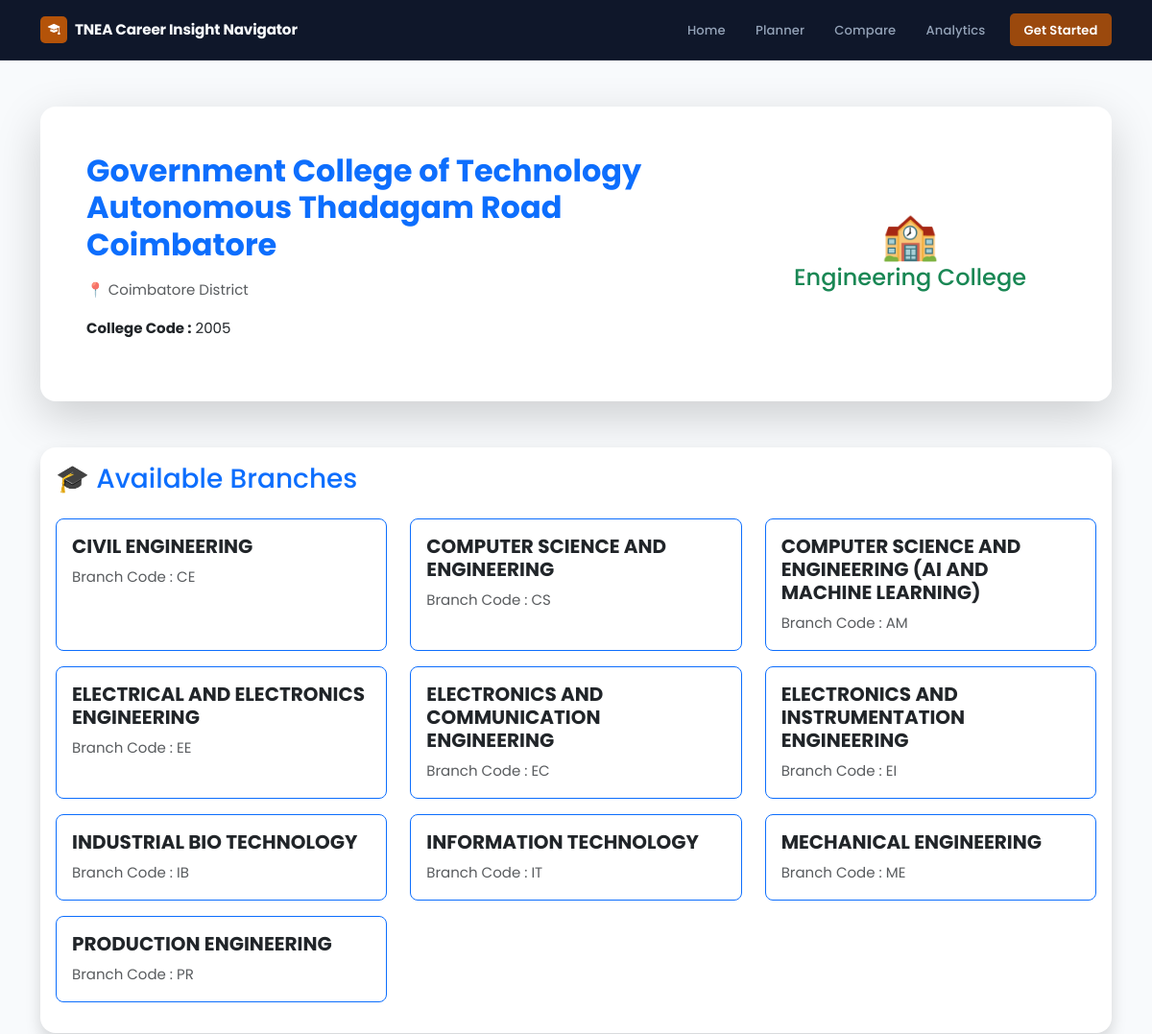
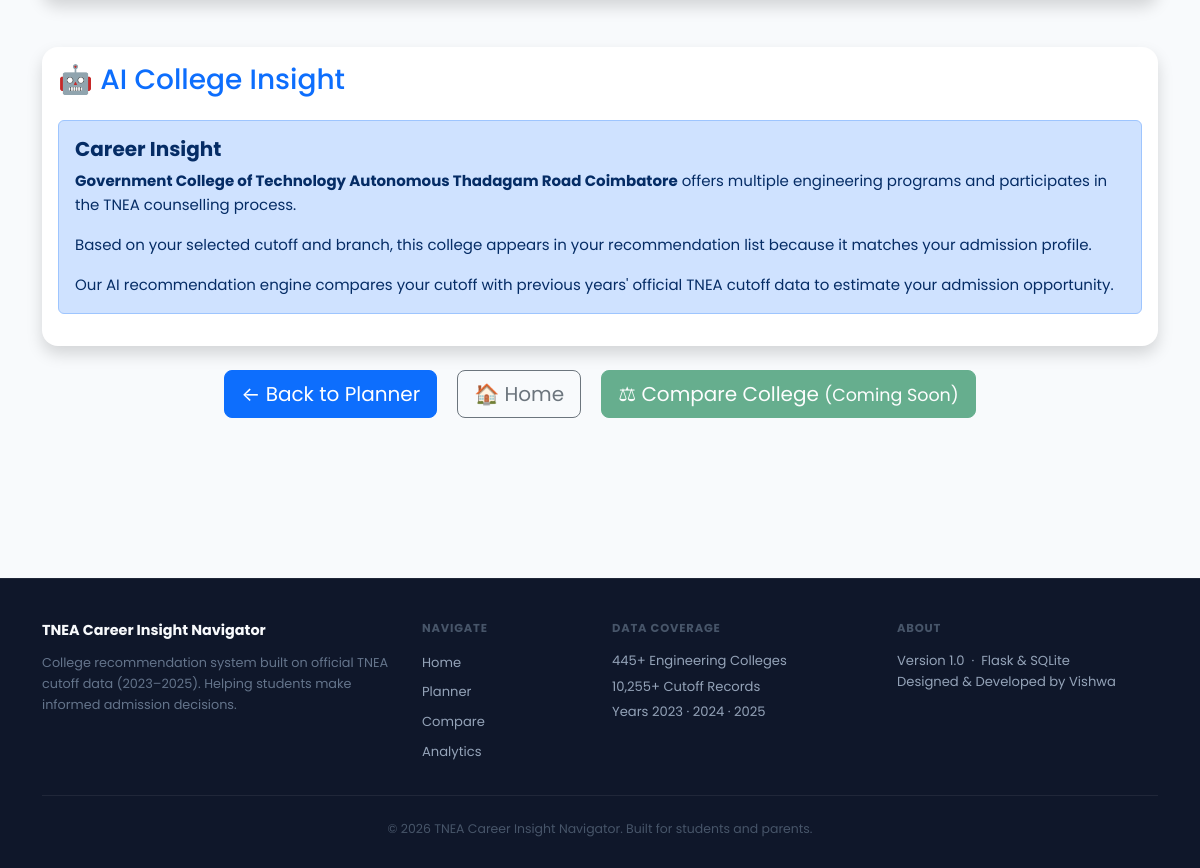
Screenshot of /college/2005 with the database file from the repository (2 pictures, top to bottom).
### tables this page shows
CREATE TABLE "colleges" (
"college_code" INTEGER,
  "college_name" TEXT,
  "district" TEXT,
  "college_type" TEXT
);

CREATE TABLE "branches" (
"college_code" INTEGER,
  "branch_code" TEXT,
  "branch_name" TEXT
);

### app.py (the view)
@app.route("/college/<int:college_code>")
def college_details(college_code):
    college = get_college_details(college_code)
    if college is None:
        return "College Not Found", 404
    branches = get_college_branches(college_code)
    return render_template(
        "college.html",
        college=college,
        branches=branches
    )

### models/database.py (called while the page is built)
def get_connection():
    conn = sqlite3.connect(DB_PATH)
    conn.row_factory = sqlite3.Row
    return conn

def get_college_details(college_code):
    conn = get_connection()
    cursor = conn.cursor()
    cursor.execute("""

        SELECT *

        FROM colleges

        WHERE college_code = ?

    """, (college_code,))
    college = cursor.fetchone()
    conn.close()
    return college

def get_college_branches(college_code):
    conn = get_connection()
    cursor = conn.cursor()
    cursor.execute("""

        SELECT

            branch_code,
            branch_name

        FROM branches

        WHERE college_code = ?

        ORDER BY branch_name

    """, (college_code,))
    branches = cursor.fetchall()
    conn.close()
    return branches

### templates/college.html (shortened to what this page needs)
{% extends "base.html" %}
{% block content %}
<div class="container py-5">
    <div class="row">
        <div class="col-lg-12">
            <div class="card shadow-lg border-0 rounded-4">
                <div class="card-body p-5">
                    <div class="row align-items-center">
                        <div class="col-lg-8">
                            <h2 class="fw-bold text-primary">
                                {{ college.college_name }}
                            </h2>
                            <p class="text-muted mt-3">
                                📍 {{ college.district }}
                            </p>
                            <p>
                                <strong>College Code :</strong>
                                {{ college.college_code }}
                            </p>
                        </div>
                        <div class="col-lg-4 text-center">
                            <div class="display-5">
                                🏫
                            </div>
                            <h4 class="text-success">
                                Engineering College
                            </h4>
                        </div>
                    </div>
                </div>
            </div>
        </div>
    </div>
    <div class="row mt-5">
        <div class="col-lg-12">
            <div class="card shadow border-0 rounded-4">
                <div class="card-body">
                    <h3 class="text-primary mb-4">
                        🎓 Available Branches
                    </h3>
                    <div class="row">
                        {% for branch in branches %}
                        <div class="col-md-6 col-lg-4 mb-3">
                            <div class="card h-100 border-primary">
                                <div class="card-body">
                                    <h5 class="fw-bold">
                                        {{ branch.branch_name }}
                                    </h5>
                                    <p class="text-muted mb-0">
                                        Branch Code :
                                        {{ branch.branch_code }}
                                    </p>
                                </div>
                            </div>
                        </div>
                        {% endfor %}
                    </div>
                </div>
            </div>
        </div>
    </div>
<div class="row mt-5">
    <div class="col-lg-12">
        <div class="card border-0 shadow rounded-4">
            <div class="card-body">
                <h3 class="text-primary mb-4">
                    🤖 AI College Insight
                </h3>
                <div class="alert alert-primary">
                    <h5 class="fw-bold">
                        Career Insight
                    </h5>
                    <p>
                        <strong>{{ college.college_name }}</strong>
                        offers multiple engineering programs and participates
                        in the TNEA counselling process.
                    </p>
                    <p>
                        Based on your selected cutoff and branch,
                        this college appears in your recommendation list
                        because it matches your admission profile.
                    </p>
                    <p class="mb-0">
                        Our AI recommendation engine compares your cutoff
                        with previous years' official TNEA cutoff data
                        to estimate your admission opportunity.
                    </p>
                </div>
            </div>
        </div>
    </div>
</div>
<div class="row mt-4 mb-5">
    <div class="col-lg-12 text-center">
        <a href="{{ url_for('planner') }}"
           class="btn btn-primary btn-lg me-3">
            ← Back to Planner
        </a>
        <a href="{{ url_for('home') }}"
           class="btn btn-outline-secondary btn-lg me-3">
            🏠 Home
        </a>
        <button
            class="btn btn-success btn-lg"
            disabled>
            ⚖ Compare College
            <small>(Coming Soon)</small>
        </button>
    </div>
</div>
</div>
{% endblock %}

### templates/base.html (shortened to what this page needs)
<!DOCTYPE html>
<html lang="en">
<head>
    <link href="https://cdn.jsdelivr.net/npm/bootstrap@5.3.3/dist/css/bootstrap.min.css" rel="stylesheet">
    <link href="https://cdn.jsdelivr.net/npm/bootstrap-icons@1.11.3/font/bootstrap-icons.min.css" rel="stylesheet">
    <link rel="stylesheet" href="{{ url_for('static', filename='css/main.css') }}">
    <link rel="stylesheet" href="{{ url_for('static', filename='css/navbar.css') }}">
    <link rel="stylesheet" href="{{ url_for('static', filename='css/cards.css') }}">
    <link rel="stylesheet" href="{{ url_for('static', filename='css/responsive.css') }}">
    <link rel="stylesheet" href="{{ url_for('static', filename='css/animations.css') }}">
</head>
<body>
<nav class="navbar navbar-expand-lg navbar-dark">
    <div class="container">
        <a class="navbar-brand" href="/">
            <span class="brand-icon">
                <i class="bi bi-mortarboard-fill" style="color:#fff;font-size:.8rem;"></i>
            </span>
            TNEA Career Insight Navigator
        </a>
        <div class="collapse navbar-collapse" id="navbarNav">
            <ul class="navbar-nav ms-auto align-items-lg-center gap-lg-1">
                <li class="nav-item">
                    <a class="nav-link" href="/">Home</a>
                </li>
                <li class="nav-item">
                    <a class="nav-link" href="/planner">Planner</a>
                </li>
                <li class="nav-item">
                    <a class="nav-link" href="/compare">Compare</a>
                </li>
                <li class="nav-item">
                    <a class="nav-link" href="/analytics">Analytics</a>
                </li>
                <li class="nav-item ms-lg-2">
                    <a class="nav-link" href="/planner"
                       style="background:rgba(180,83,9,.85);color:#fff !important;border-radius:5px;padding:.38rem .9rem !important;font-weight:600;">
                        Get Started
                    </a>
                </li>
            </ul>
        </div>
    </div>
</nav>
<main class="container-fluid p-0">
    {% block content %}{% endblock %}
</main>
<footer style="background:#0F172A;border-top:1px solid rgba(255,255,255,.07);padding:2.5rem 0 1.75rem;margin-top:4rem;">
    <div class="container">
        <div class="row g-4">
            <div class="col-lg-4">
                <div style="font-size:.9rem;font-weight:700;color:#F8FAFC;margin-bottom:.6rem;">
                    TNEA Career Insight Navigator
                </div>
                <p style="font-size:.8rem;color:#64748B;line-height:1.65;margin:0;">
                    College recommendation system built on official TNEA cutoff data (2023–2025).
                    Helping students make informed admission decisions.
                </p>
            </div>
            <div class="col-lg-2 col-6">
                <div style="font-size:.72rem;font-weight:700;text-transform:uppercase;letter-spacing:.07em;color:#475569;margin-bottom:.75rem;">
                    Navigate
                </div>
                <ul class="list-unstyled" style="margin:0;">
                    <li style="margin-bottom:.35rem;"><a href="/" style="font-size:.82rem;color:#94A3B8;text-decoration:none;">Home</a></li>
                    <li style="margin-bottom:.35rem;"><a href="/planner" style="font-size:.82rem;color:#94A3B8;text-decoration:none;">Planner</a></li>
                    <li style="margin-bottom:.35rem;"><a href="/compare" style="font-size:.82rem;color:#94A3B8;text-decoration:none;">Compare</a></li>
                    <li><a href="/analytics" style="font-size:.82rem;color:#94A3B8;text-decoration:none;">Analytics</a></li>
                </ul>
            </div>
            <div class="col-lg-3 col-6">
                <div style="font-size:.72rem;font-weight:700;text-transform:uppercase;letter-spacing:.07em;color:#475569;margin-bottom:.75rem;">
                    Data Coverage
                </div>
                <ul class="list-unstyled" style="margin:0;">
                    <li style="font-size:.82rem;color:#94A3B8;margin-bottom:.3rem;">445+ Engineering Colleges</li>
                    <li style="font-size:.82rem;color:#94A3B8;margin-bottom:.3rem;">10,255+ Cutoff Records</li>
                    <li style="font-size:.82rem;color:#94A3B8;">Years 2023 · 2024 · 2025</li>
                </ul>
            </div>
            <div class="col-lg-3">
                <div style="font-size:.72rem;font-weight:700;text-transform:uppercase;letter-spacing:.07em;color:#475569;margin-bottom:.75rem;">
                    About
                </div>
                <p style="font-size:.82rem;color:#94A3B8;margin:0;line-height:1.6;">
                    Version 1.0 &nbsp;·&nbsp; Flask &amp; SQLite<br>
                    Designed &amp; Developed by Vishwa
                </p>
            </div>
        </div>
        <div style="border-top:1px solid rgba(255,255,255,.07);margin-top:2rem;padding-top:1.25rem;text-align:center;">
            <span style="font-size:.78rem;color:#475569;">
                &copy; 2026 TNEA Career Insight Navigator. Built for students and parents.
            </span>
        </div>
    </div>
</footer>
</body>
</html>

### static/css/main.css (style rules this page uses)
:root { --c-primary: #0F172A; --c-secondary: #334155; --c-accent: #B45309; --c-bg: #F8FAFC; --c-card: #FFFFFF; --c-text: #1F2937; --c-muted: #6B7280; --c-border: #E5E7EB; --c-success: #15803D; --c-success-bg: #F0FDF4; --c-warning-bg: #FFFBEB; --c-info-bg: #EFF6FF; --c-hover: #F1F5F9; --shadow-sm: 0 1px 3px rgba(15,23,42,.07); --shadow-md: 0 4px 12px rgba(15,23,42,.09); --radius: 6px; --radius-lg: 10px; }
*, *::before, *::after { box-sizing: border-box; margin: 0; padding: 0; }
html { scroll-behavior: smooth; }
body { font-family: 'Poppins', -apple-system, BlinkMacSystemFont, 'Segoe UI', sans-serif; background: var(--c-bg); color: var(--c-text); font-size: 15px; line-height: 1.6; -webkit-font-smoothing: antialiased; }
a { text-decoration: none; color: inherit; }

### static/css/navbar.css (style rules this page uses)
.navbar { background: #0F172A !important; border-bottom: 1px solid rgba(255,255,255,.07); padding: .75rem 0; min-height: 58px; }
.navbar-brand { font-size: .95rem; font-weight: 700; color: #F8FAFC !important; letter-spacing: -.01em; display: flex; align-items: center; gap: .5rem; }
.navbar-brand .brand-icon { width: 28px; height: 28px; background: #B45309; border-radius: 5px; display: inline-flex; align-items: center; justify-content: center; font-size: .85rem; flex-shrink: 0; }
.navbar-nav .nav-link { font-size: .82rem; font-weight: 500; color: #94A3B8 !important; padding: .4rem .85rem !important; border-radius: 5px; transition: color .18s, background .18s; letter-spacing: .01em; }

### static/css/cards.css (style rules this page uses)
.card { border-radius: 8px; border: 1px solid #E5E7EB; box-shadow: none; }

### rows the page displays
colleges: college_name "Government College of Technology Autonomous Thadagam Road Coimbatore", district "Coimbatore District", college_code "2005"
branches: branch_name "CIVIL ENGINEERING", branch_code "CE"
branches: branch_name "COMPUTER SCIENCE AND ENGINEERING", branch_code "CS"
branches: branch_name "COMPUTER SCIENCE AND ENGINEERING (AI AND MACHINE LEARNING)", branch_code "AM"
branches: branch_name "ELECTRICAL AND ELECTRONICS ENGINEERING", branch_code "EE"
branches: branch_name "ELECTRONICS AND COMMUNICATION ENGINEERING", branch_code "EC"
branches: branch_name "ELECTRONICS AND INSTRUMENTATION ENGINEERING", branch_code "EI"
branches: branch_name "INDUSTRIAL BIO TECHNOLOGY", branch_code "IB"
branches: branch_name "INFORMATION TECHNOLOGY", branch_code "IT"
branches: branch_name "MECHANICAL ENGINEERING", branch_code "ME"
branches: branch_name "PRODUCTION ENGINEERING", branch_code "PR"
